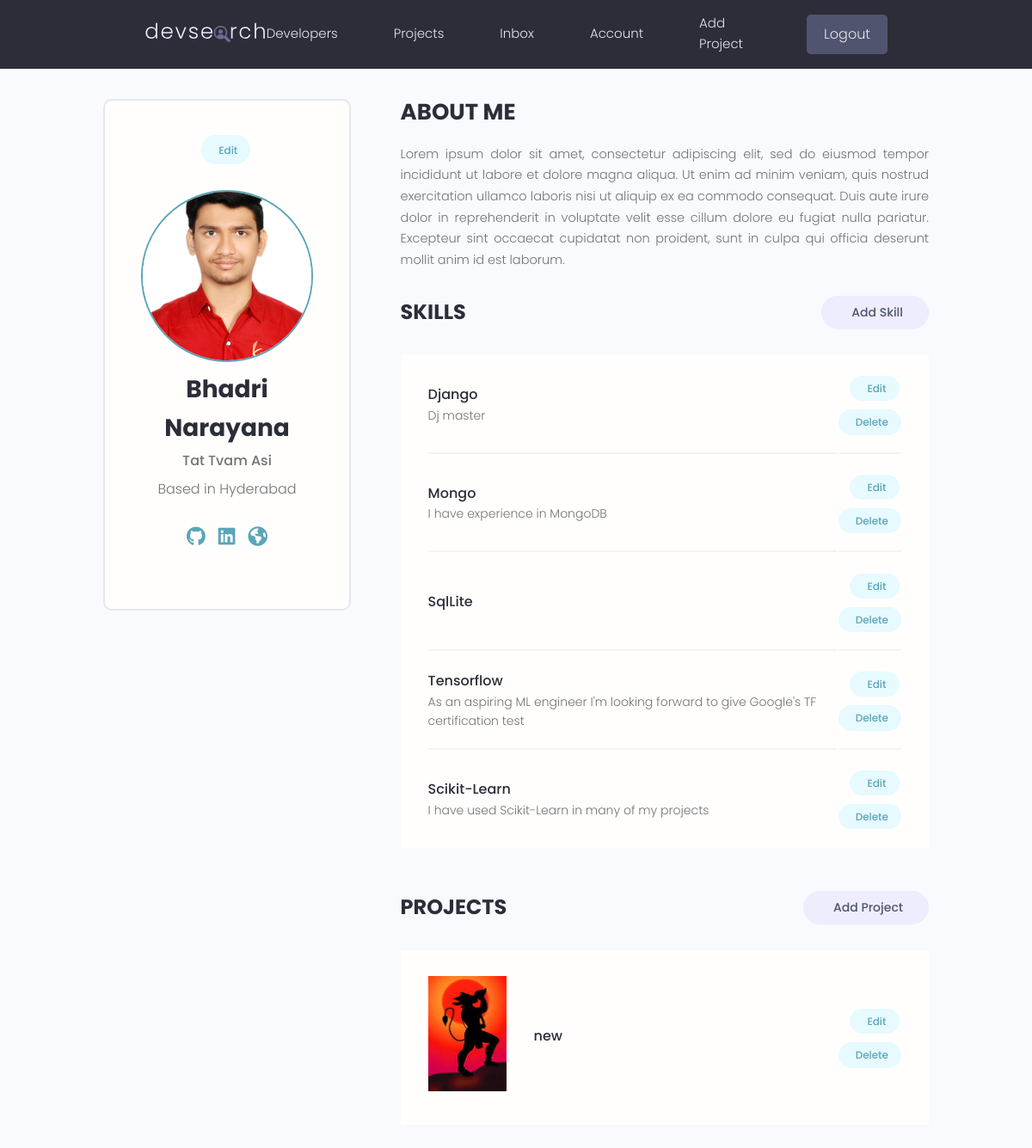
The app's page /account/ (signed in), older data.
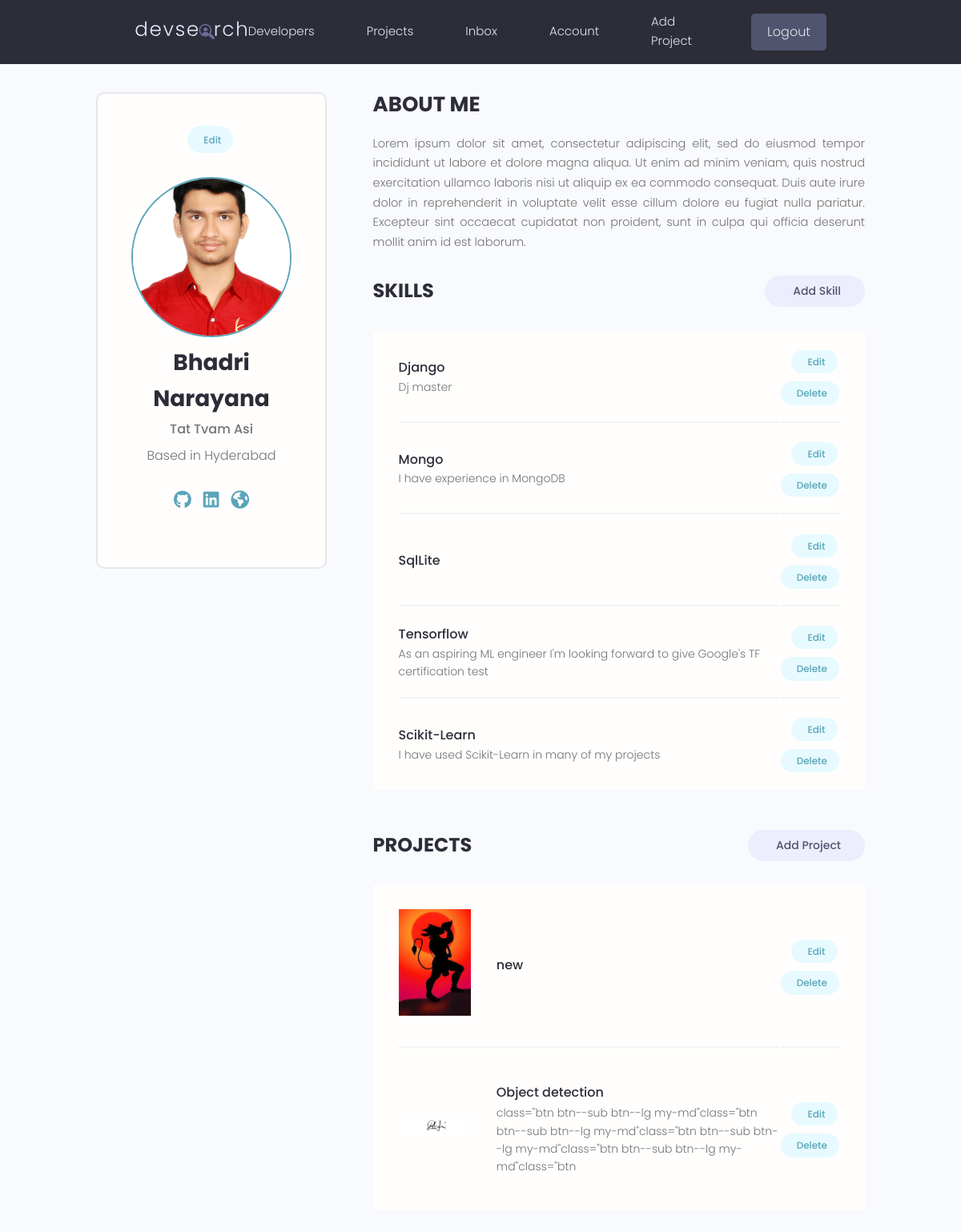
The same page, newer data.
### users/models.py (models this page shows, shortened)
class Skill(models.Model):
    owner = models.ForeignKey(Profile, on_delete=models.CASCADE, null = True, blank = True)
    name = models.CharField(max_length=200, blank= True, null = True)
    description = models.TextField(null = True, blank = True)
    created = models.DateTimeField(auto_now_add=True)
    id = models.UUIDField(default=uuid.uuid4, unique=True,primary_key=True, editable=False)

### projects/models.py (models this page shows, shortened)
class Project(models.Model):
    owner = models.ForeignKey(Profile, null = True, blank=True, on_delete=models.SET_NULL)
    title = models.CharField(max_length = 200)
    description = models.TextField(null = True, blank = True)
    demo_link = models.CharField(max_length=2000, null =True, blank = True)
    source_link = models.CharField(max_length=2000, null = True, blank = True)
    featured_image = models.ImageField(null = True, blank = True, default = "default.jpg")
    created = models.DateTimeField(auto_now_add=True)
    tags = models.ManyToManyField('Tag', blank = True)
    votes_total = models.IntegerField(default=0, null = True, blank = True)
    votes_ratio = models.IntegerField(default=0, null = True, blank = True)
    id = models.UUIDField(default=uuid.uuid4, unique=True,primary_key=True, editable=False)

### users/views.py (the view)
# urls.py: path('account/', views.userAccount, name = 'account'),
@login_required(login_url='login')
def userAccount(request):
    profile = request.user.profile
    skills = profile.skill_set.all()
    projects = profile.project_set.all()
    return render(request, 'users/account.html', {'profile':profile, 'skills':skills, 'projects':projects})

### users/templates/users/account.html (shortened to what this page needs)
{% extends 'main.html' %}
{% block content %}
<main class="settingsPage profile my-md">
    <div class="container">
      <div class="layout">
        <div class="column column--1of3">
          <div class="card text-center">
            <div class="card__body dev">
              <a class="tag tag--pill tag--main settings__btn" href="{% url 'edit-account' %}"> Edit</a>
              <img class="avatar avatar--xl dev__avatar" src="{{profile.profile_image.url}}" />
              <h2 class="dev__name">{{profile.name}}</h2>
              <p class="dev__title">{{profile.short_intro}}</p>
              <p class="dev__location">Based in {{profile.location}}</p>
              <ul class="dev__social">
                {% if profile.social_github %}
                <li>
                    <a title="Github" href="{{profile.social_github}}" target="_blank"></a>
                  </li>
                {% endif %}
                {% if profile.social_linkedin %}
                <li>
                    <a title="LinkedIn" href="{{profile.social_linkedin}}" target="_blank"></a>
                  </li>
                  {% endif %}
                {% if profile.social_website %}
                <li>
                    <a title="Personal Website" href="{{profile.social_website}}" target="_blank"></a>
                  </li>
                  {% endif %}
              </ul>
            </div>
          </div>
        </div>
        <div class="column column--2of3">
          <div class="devInfo">
            <h3 class="devInfo__title">About Me</h3>
            <p class="devInfo__about">{{profile.bio}}</p>
          </div>
          <div class="settings">
            <h3 class="settings__title">Skills</h3>
            <a class="tag tag--pill tag--sub settings__btn tag--lg" href="{% url 'create-skill' %} "> Add Skill</a>
          </div>
          <table class="settings__table">
            {% for skill in skills %}
            <tr>
                <td class="settings__tableInfo">
                  <h4>{{skill.name}}</h4>
                  <p>
                    {{skill.description}}
                  </p>
                </td>
                <td class="settings__tableActions">
                  <a class="tag tag--pill tag--main settings__btn" href="{% url 'update-skill' skill.id %}"> Edit</a>
                  <a class="tag tag--pill tag--main settings__btn" href="{% url 'delete-skill' skill.id%}?next=/account/">
                    Delete</a>
                </td>
              </tr>
              {% endfor %}
          </table>
          <div class="settings">
            <h3 class="settings__title">Projects</h3>
            <a class="tag tag--pill tag--sub settings__btn tag--lg" href="{% url 'create-project' %}"> Add Project</a>
          </div>
          <table class="settings__table">
            {% for project in projects %}
            <tr>
                <td class="settings__thumbnail">
                  <a href="{% url 'project' project.id %}"><img src="{{project.featured_image.url}}" alt="Project Thumbnail" /></a>
                </td>
                <td class="settings__tableInfo">
                  <a href="{% url 'project' project.id %}">{{project.title}}</a>
                  <p>{{project.description|slice:"150"}}</p>
                </td>
                <td class="settings__tableActions">
                  <a class="tag tag--pill tag--main settings__btn" href="{% url 'update-project' project.id %}"> Edit</a>
                  <a class="tag tag--pill tag--main settings__btn" href="{% url 'delete-project' project.id %}?next=/account/">
                    Delete</a>
                </td>
              </tr>
            {% endfor %}
          </table>
        </div>
      </div>
    </div>
  </main>
{% endblock content %}

Row changes from the older to the newer data that the page shows:
added Project: featured_image (picture), title "Object detection", description "class=\"btn btn--sub btn--lg my-md\"class=\"btn btn--sub btn--lg my-md\"class=\"btn btn--sub btn--lg my-md\"class=\"btn btn--sub btn--lg my-md\"class=\"btn"
